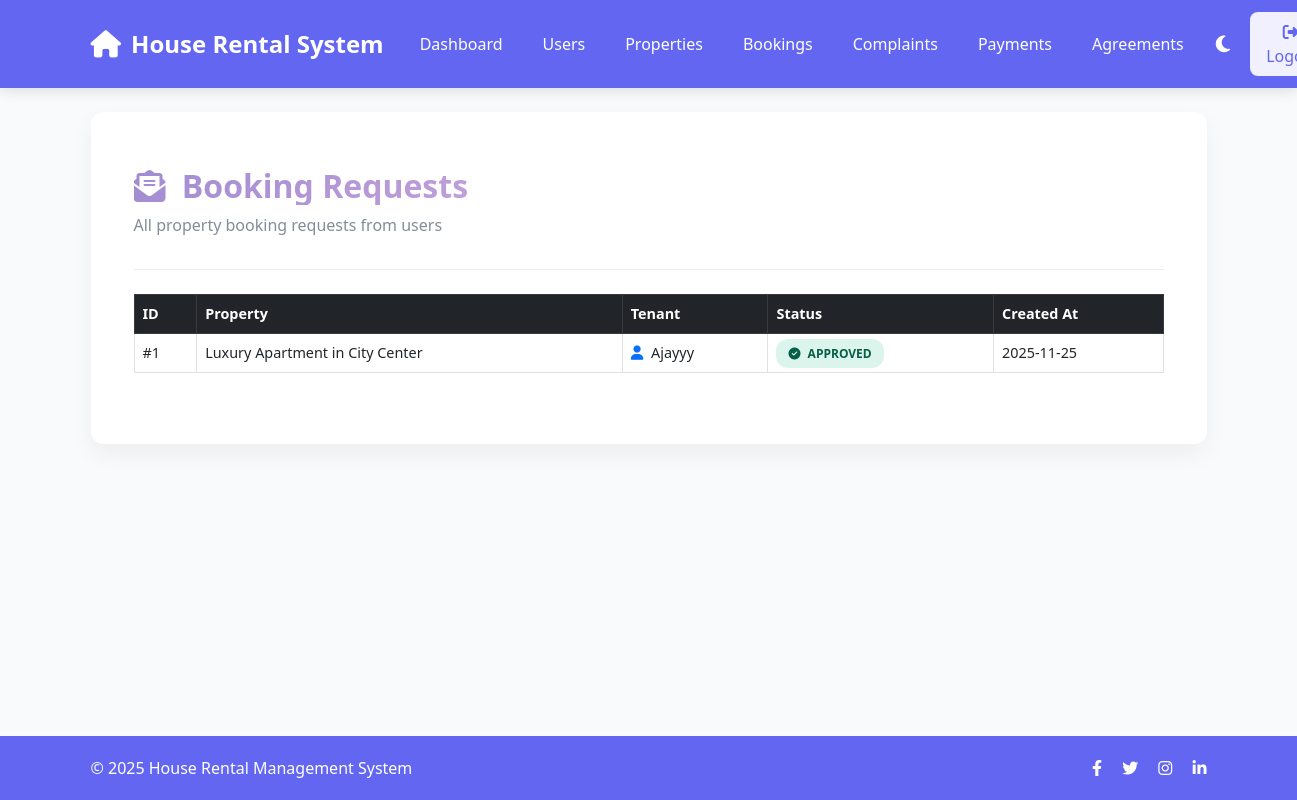
Screenshot of /admin/bookings (signed in) with the database file from the repository.
### tables this page shows
CREATE TABLE bookings (
        id INTEGER PRIMARY KEY AUTOINCREMENT,
        property_id INTEGER,
        tenant_id INTEGER,
        status TEXT,          -- Pending / Approved / Rejected
        created_at TEXT
    );

CREATE TABLE properties (
        id INTEGER PRIMARY KEY AUTOINCREMENT,
        title TEXT,
        price TEXT,
        location TEXT,
        size TEXT,
        description TEXT,
        image TEXT,
        owner_id INTEGER
    );

CREATE TABLE users (
        id INTEGER PRIMARY KEY AUTOINCREMENT,
        name TEXT,
        email TEXT UNIQUE,
        password TEXT,
        number TEXT,
        role TEXT,
        otp TEXT,
        is_verified INTEGER DEFAULT 0
    );

### app.py (the view)
@app.route("/admin/bookings")
def admin_bookings():
    if session.get("role") != "admin":
        return redirect(url_for("login"))
    conn = get_db()
    bookings = conn.execute("""
        SELECT b.*, p.title AS property_title, u.name AS tenant_name
        FROM bookings b
        JOIN properties p ON b.property_id = p.id
        JOIN users u ON b.tenant_id = u.id
    """).fetchall()
    conn.close()
    return render_template("admin_bookings.html", bookings=bookings)

### app.py (called while the page is built)
def get_db():
    conn = sqlite3.connect(os.path.join(BASE_DIR, "rental.db"))
    conn.row_factory = sqlite3.Row
    return conn

### templates/admin_bookings.html (shortened to what this page needs)
{% extends "base.html" %}
{% block content %}
<link rel="stylesheet" href="https://cdnjs.cloudflare.com/ajax/libs/font-awesome/6.4.0/css/all.min.css">
<div class="container py-4">
    <div class="page-header">
        <h2 class="page-title">
            <i class="fas fa-envelope-open-text me-2"></i> Booking Requests
        </h2>
        <p style="opacity:0.6;">All property booking requests from users</p>
    </div>
    {% if bookings %}
    <div class="table-responsive">
        <table class="table table-bordered table-hover align-middle">
            <thead class="table-dark">
                <tr>
                    <th>ID</th>
                    <th>Property</th>
                    <th>Tenant</th>
                    <th>Status</th>
                    <th>Created At</th>
                </tr>
            </thead>
            <tbody>
                {% for b in bookings %}
                <tr>
                    <td>#{{ b.id }}</td>
                    <td>{{ b.property_title }}</td>
                    <td>
                        <i class="fa fa-user text-primary me-1"></i>
                        {{ b.tenant_name }}
                    </td>
                    <td>
                        {% if b.status == "Pending" %}
                        <span class="badge-status status-pending">
                            <i class="fas fa-clock me-1"></i> Pending
                        </span>
                        {% elif b.status == "Approved" %}
                        <span class="badge-status status-approved">
                            <i class="fas fa-check-circle me-1"></i> Approved
                        </span>
                        {% else %}
                        <span class="badge-status status-rejected">
                            <i class="fas fa-times-circle me-1"></i> Rejected
                        </span>
                        {% endif %}
                    </td>
                    <td>{{ b.created_at.split("T")[0] }}</td>
                </tr>
                {% endfor %}
            </tbody>
        </table>
    </div>
    {% else %}
    <div class="text-center py-5">
        <i class="far fa-folder-open fa-4x mb-3" style="opacity:0.3;"></i>
        <h4>No Booking Requests Found</h4>
        <p style="opacity:0.6;">No users have placed bookings yet.</p>
    </div>
    {% endif %}
</div>
{% endblock %}

### templates/base.html (style rules this page uses)
:root { --primary-color: #6366f1; --primary-dark: #4f46e5; --secondary-color: #f8fafc; --dark-bg: #0f172a; --dark-card: #1e293b; --dark-text: #e2e8f0; --light-bg: #f8fafc; --light-card: #ffffff; --light-text: #334155; --border-radius: 12px; --transition: all 0.3s ease; }
[data-theme="light"] { --bg-color: var(--light-bg); --card-bg: var(--light-card); --text-color: var(--light-text); --navbar-bg: var(--primary-color); --footer-bg: var(--primary-color); }
body { background-color: var(--bg-color); color: var(--text-color); transition: var(--transition); min-height: 100vh; display: flex; flex-direction: column; }

### templates/admin_bookings.html (style rules this page uses)
.page-header { margin-bottom: 1.5rem; padding-bottom: 1rem; border-bottom: 1px solid rgba(128, 128, 128, 0.15); }
.page-title { font-weight: 800; background: linear-gradient(135deg, #a18cd1 0%, #fbc2eb 100%); -webkit-background-clip: text; -webkit-text-fill-color: transparent; }
.badge-status { padding: 6px 12px; border-radius: 12px; font-size: 0.75rem; font-weight: 700; text-transform: uppercase; }
.status-approved { background: rgba(16, 185, 129, 0.15); color: #065f46; }
table th { font-weight: 700; font-size: .9rem; }
table td { font-size: .9rem; }

### rows the page displays
bookings: id "1", property_title "Luxury Apartment in City Center", tenant_name "Ajayyy", status "Approved" (drawn), created_at "2025-11-25"

### other values shown
{{ current_year if current_year else "2025" }} "2025"
